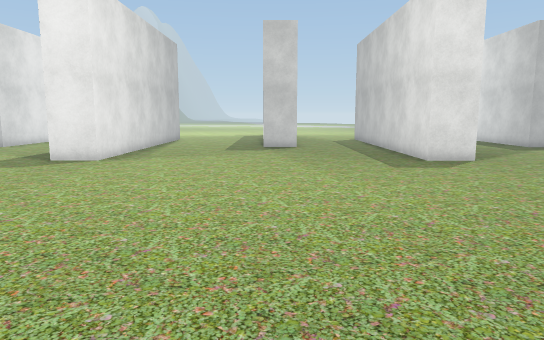
View 1 (above)

23 first-person views from a walk through a Unity game level. The camera is 1.4 m above the floor, tilts 8° down and sees 70° across. The floor is counted in squares, 1 m on a side. Each view is taken from the middle of a square. On the plan, view 1 faces up. The plan holds only what a view shows up to about 16 squares ahead; the rest is blank. The place goes on beyond the plan. The player is left out. Some surface patterns are stand-ins.

View 2
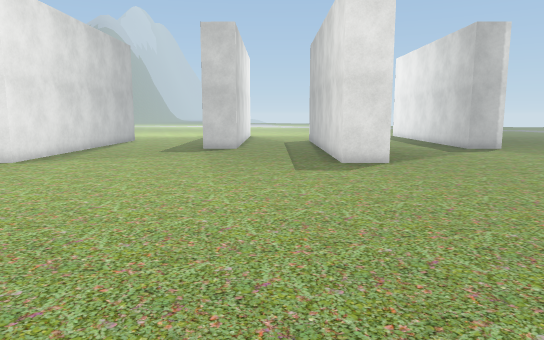

View 3
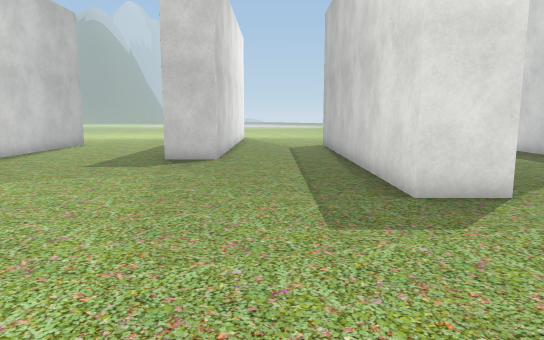

View 4
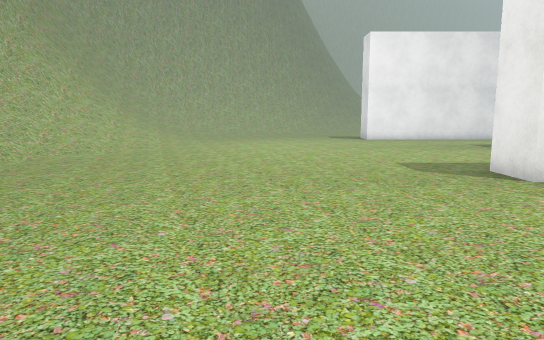

View 5
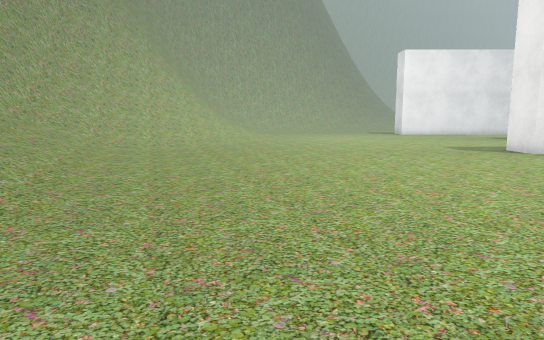

View 6
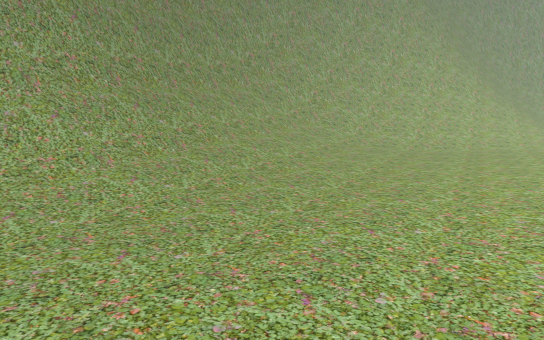

View 7
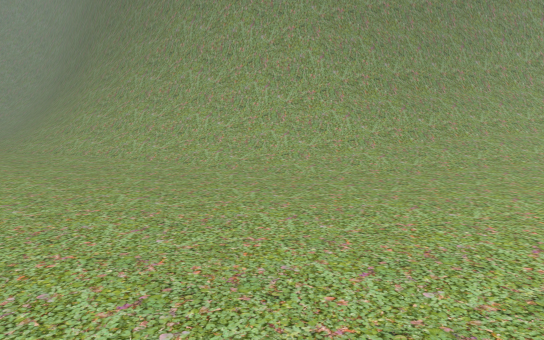

View 8
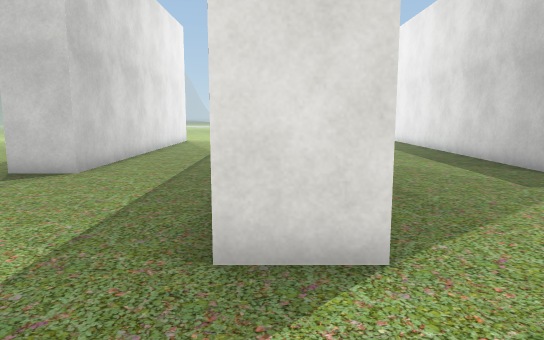

View 9
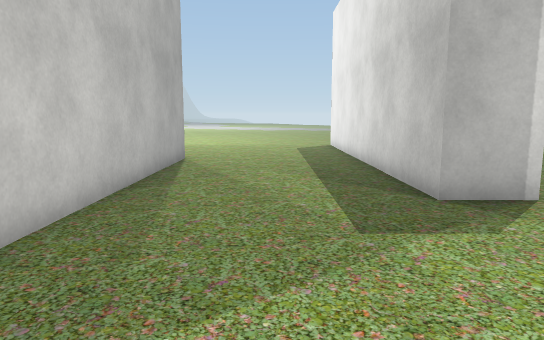

View 10
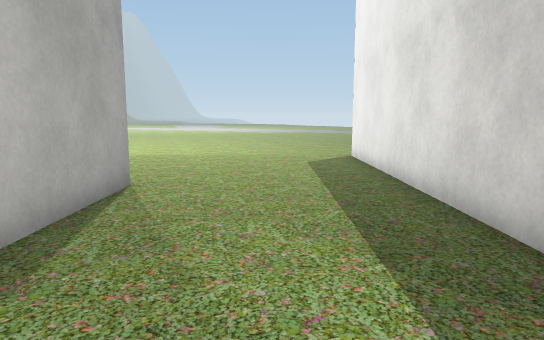

View 11
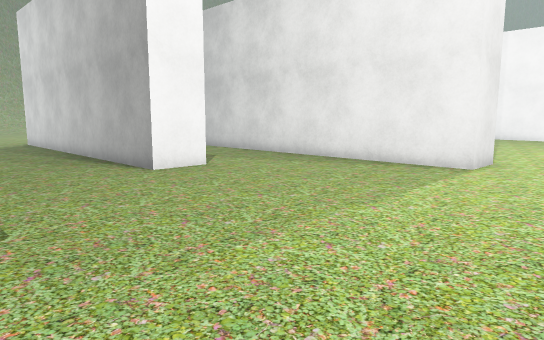

View 12
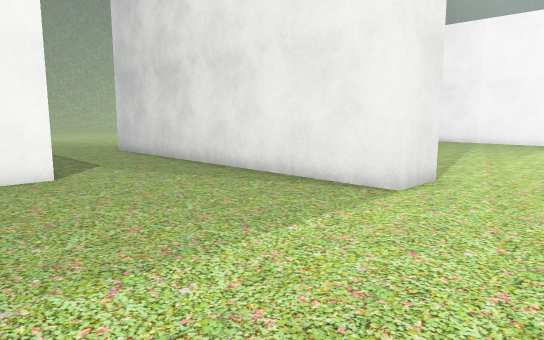

View 13
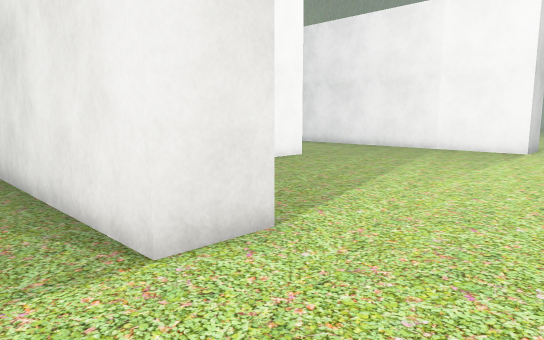

View 14
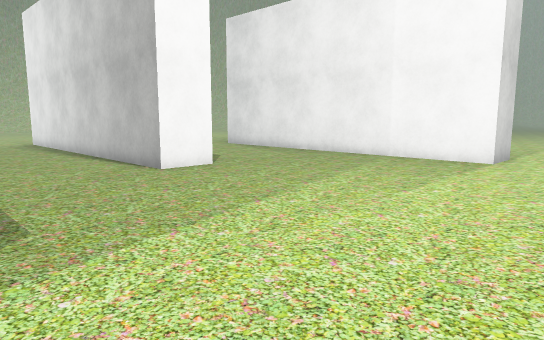

View 15
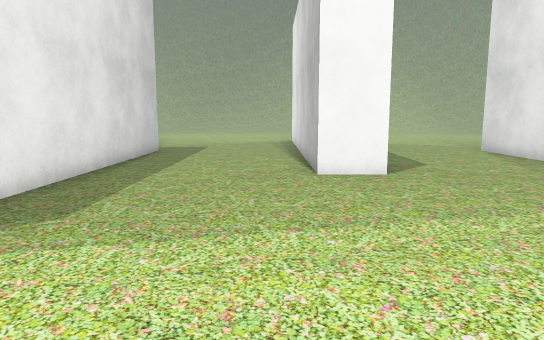

View 16
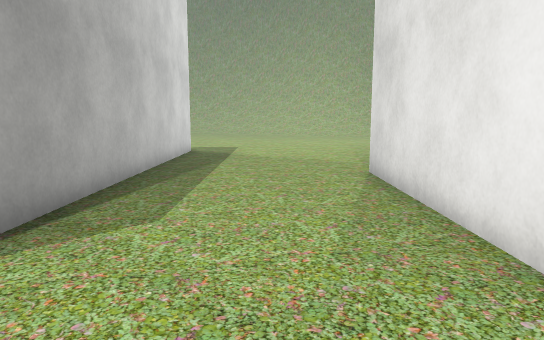

View 17
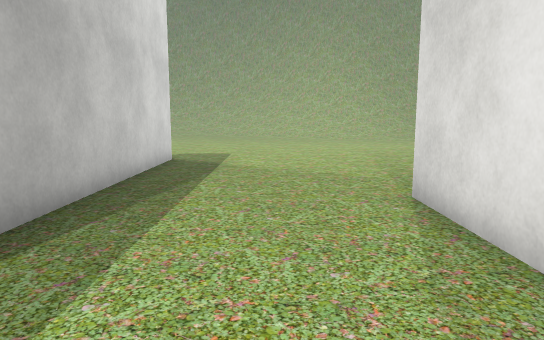

View 18
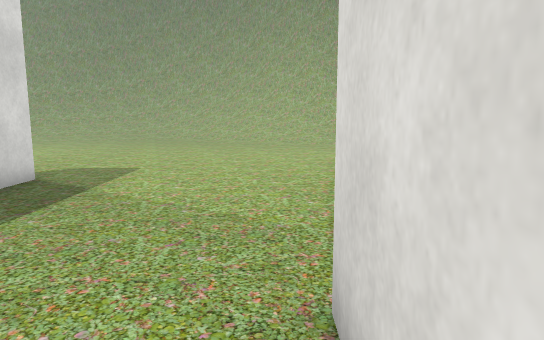

View 19
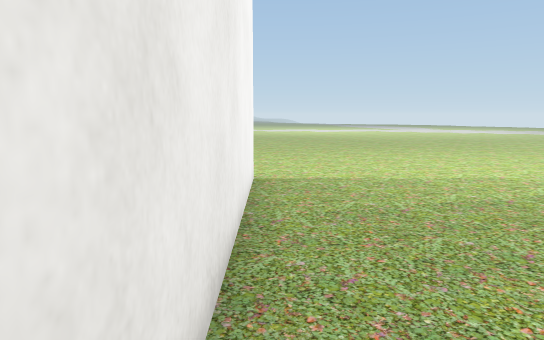

View 20
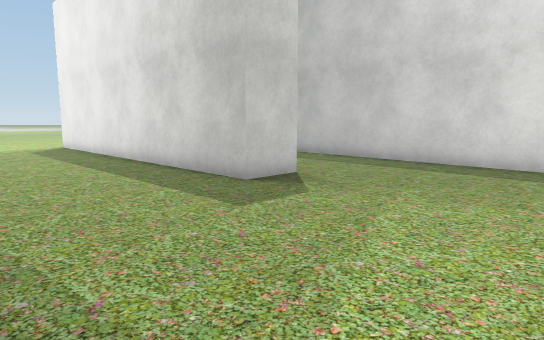

View 21
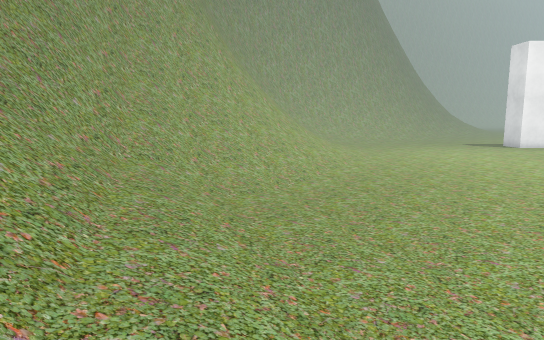

View 22
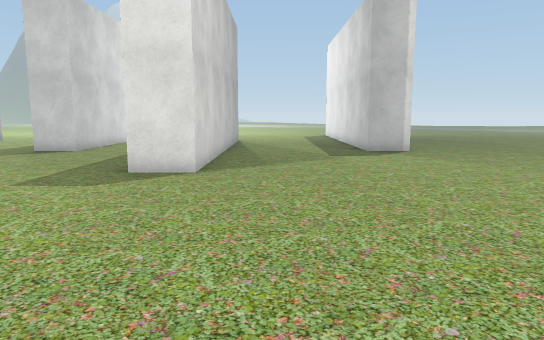

View 23
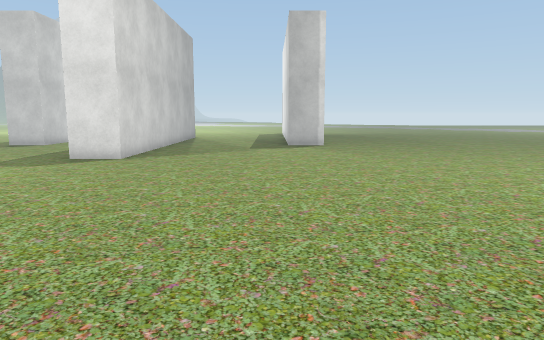

### Floor plan
Key: @ floor where view 1 was taken; # wall or solid block; . main floor; : floor 0.25 m higher than the main floor; / step, stairs or slope; = window, fence, low wall or low ledge.
Columns run from 14 left of view 1 to 13 right of it. Each row starts with its distance up from view 1.
 35  ..........  .   .    .   .
 34  ...........................
 33 ............................
 32 #...........................
 31 #.............##...........#
 30 #.............##...........#
 29 #.............##...........#
 28 #.............##...........#
 27 #.............##...........#
 26 #......##.....##....##.....#
 25 #.....###.....##.... #.....#
 24 #.....###.....##.... #.....#
 23 #.....###.....##....##.....#
 22 #.....###.....##....##.....#
 21 #.....###.....##....##.....#
 20 #.....###.....##....##.....#
 19 ......###.....##....##.....#
 18 ......###...........##......
 17 ......###...........##......
 16 ......###...........##......
 15 ......###...........##......
 14 ......###...........##......
 13 ............................
 12 ............................
 11 ............................
 10 ............................
  9 ............................
  8 ............................
  7 ............................
  6 ............................
  5 ............................
  4 ............................
  3 ............................
  2 //:.........................
  1 ////:........:::::.::.......
  0 //////...:::::@////////::...
 -1 /////////////////////////::.
 -2 =//////////////////////////:
 -3 ##=///////////////==/==/////
 -4 ####=///===///==#####=##=///
 -5   #########==#############=/
 -6     ###########         ####
 -7                           #

Positions as (right, up) in squares from view 1, and headings:
1: (0, 0), facing up
2: (3, 0), facing up
3: (3, 7), facing up
4: (2, 8), facing left
5: (8, 4), facing left
6: (7, 6), facing down-left
7: (7, 10), facing down
8: (6, 10), facing up
9: (10, 13), facing up
10: (10, 18), facing up
11: (12, 35), facing down-left
12: (8, 35), facing down-left
13: (3, 35), facing down-left
14: (-1, 35), facing down-left
15: (-5, 35), facing down
16: (-11, 29), facing down
17: (-11, 26), facing down
18: (-13, 22), facing down
19: (-13, 23), facing up
20: (-6, 13), facing up-right
21: (2, -1), facing left
22: (9, 4), facing up
23: (12, 1), facing up
